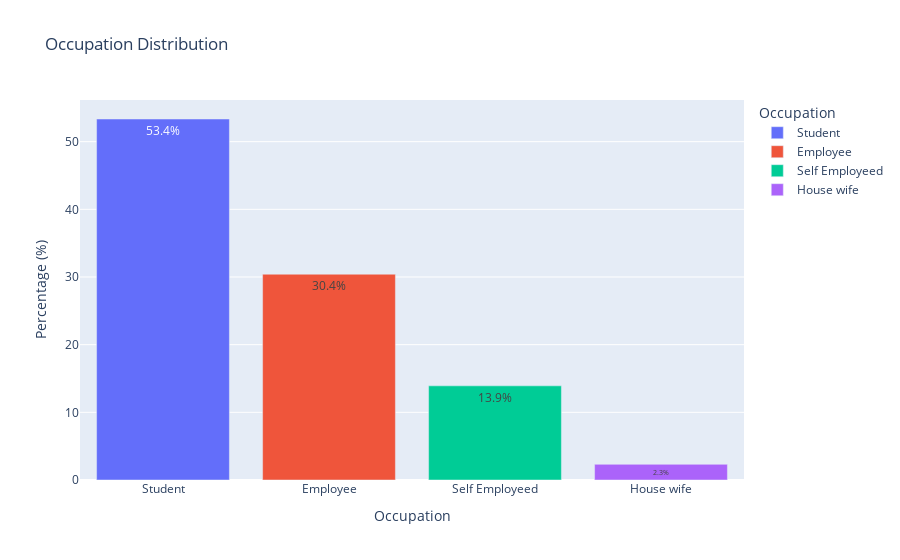

The cell this chart's notebook holds for it:
### Markdown cell above
- CREATE A BAR CHART FOR OCCUPATION

### Code cell
# Calculate the counts and percentages
occupation_income_counts = online_food['Occupation'].value_counts(normalize=True).reset_index()
occupation_income_counts.columns = ['Occupation', 'Percentage']
occupation_income_counts['Percentage'] *= 100

# Create the bar chart with color grading
fig = px.bar(occupation_income_counts, x='Occupation', y='Percentage', title='Occupation Distribution',
             labels={'Occupation': 'Occupation', 'Percentage': 'Percentage (%)'},
             color='Occupation', color_continuous_scale='Viridis')

# Add data labels
fig.update_traces(texttemplate='%{y:.1f}%', textposition='inside')

# Show the plot
fig.show()

### Figure 1 — Plotly figure (JSON) as saved in the notebook; plotly's stock layout.template omitted (floating-point values rounded to 4 significant figures)
{"data": [{"alignmentgroup": "True", "hovertemplate": "Occupation=%{x}<br>Percentage (%)=%{y}<extra></extra>", "legendgroup": "Student", "marker": {"color": "#636efa", "pattern": {"shape": ""}}, "name": "Student", "offsetgroup": "Student", "orientation": "v", "showlegend": true, "textposition": "inside", "texttemplate": "%{y:.1f}%", "type": "bar", "x": ["Student"], "xaxis": "x", "y": [53.35], "yaxis": "y"}, {"alignmentgroup": "True", "hovertemplate": "Occupation=%{x}<br>Percentage (%)=%{y}<extra></extra>", "legendgroup": "Employee", "marker": {"color": "#EF553B", "pattern": {"shape": ""}}, "name": "Employee", "offsetgroup": "Employee", "orientation": "v", "showlegend": true, "textposition": "inside", "texttemplate": "%{y:.1f}%", "type": "bar", "x": ["Employee"], "xaxis": "x", "y": [30.41], "yaxis": "y"}, {"alignmentgroup": "True", "hovertemplate": "Occupation=%{x}<br>Percentage (%)=%{y}<extra></extra>", "legendgroup": "Self Employeed", "marker": {"color": "#00cc96", "pattern": {"shape": ""}}, "name": "Self Employeed", "offsetgroup": "Self Employeed", "orientation": "v", "showlegend": true, "textposition": "inside", "texttemplate": "%{y:.1f}%", "type": "bar", "x": ["Self Employeed"], "xaxis": "x", "y": [13.92], "yaxis": "y"}, {"alignmentgroup": "True", "hovertemplate": "Occupation=%{x}<br>Percentage (%)=%{y}<extra></extra>", "legendgroup": "House wife", "marker": {"color": "#ab63fa", "pattern": {"shape": ""}}, "name": "House wife", "offsetgroup": "House wife", "orientation": "v", "showlegend": true, "textposition": "inside", "texttemplate": "%{y:.1f}%", "type": "bar", "x": ["House wife"], "xaxis": "x", "y": [2.32], "yaxis": "y"}], "layout": {"barmode": "relative", "legend": {"title": {"text": "Occupation"}, "tracegroupgap": 0}, "title": {"text": "Occupation Distribution"}, "xaxis": {"anchor": "y", "categoryarray": ["Student", "Employee", "Self Employeed", "House wife"], "categoryorder": "array", "domain": [0, 1], "title": {"text": "Occupation"}}, "yaxis": {"anchor": "x", "domain": [0, 1], "title": {"text": "Percentage (%)"}}}}
